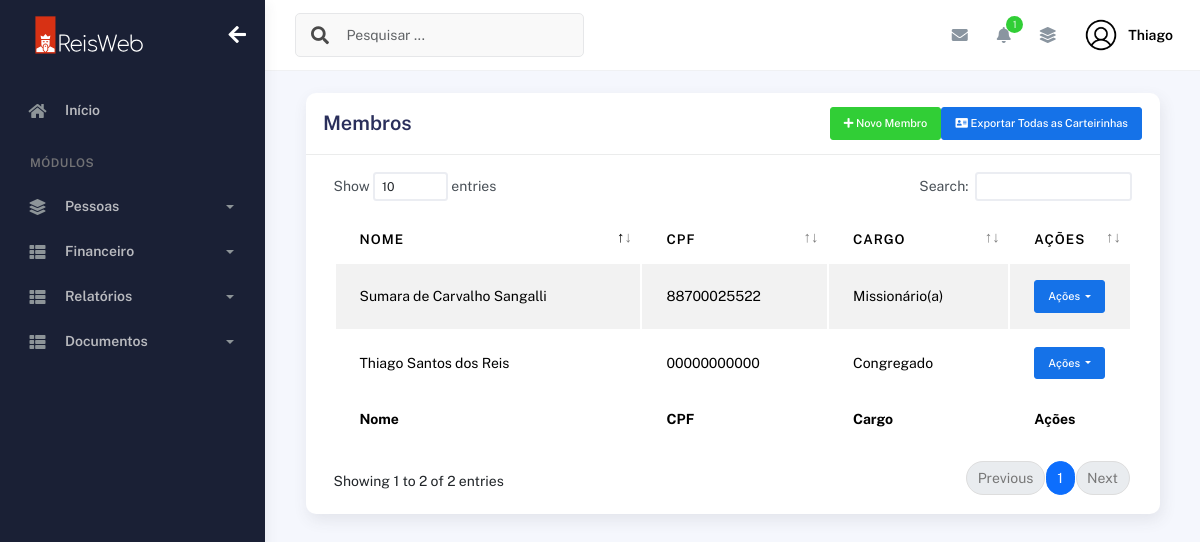
The app's page /index/membros/ (signed in), older data.
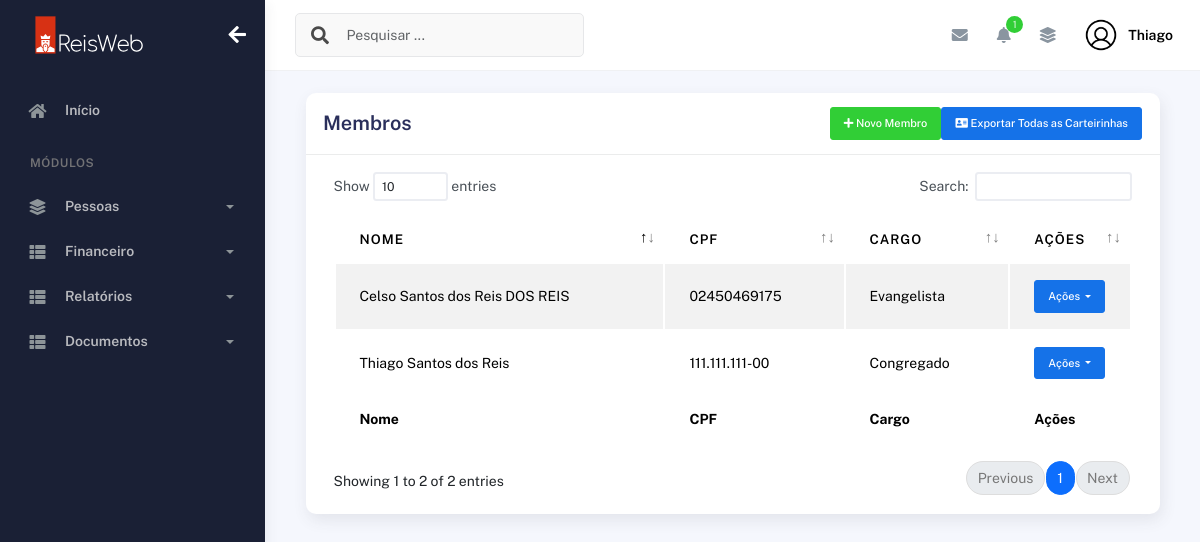
The same page, newer data.
### plataformaigreja/models.py (models this page shows, shortened)
class Membros(models.Model):
    choices_sexo = (('F', 'Feminino'),
                    ('M', 'Masculino'))
    choices_cargo = (('A', 'Auxiliar'),
                     ('C', 'Congregado'),
                     ('Cr', 'Crianças'),
                     ('Da', 'Diaconisa'),
                     ('D', 'Diácono'),
                     ('E', 'Evangelista'),
                     ('J', 'Jovem'),
                     ('Mb', 'Membro'),
                     ('Mi', 'Missionário(a)'),
                     ('Pr', 'Pastor'),
                     ('P', 'Presbítero'))
    nome = models.CharField(max_length=50)
    sexo = models.CharField(max_length=1, choices=choices_sexo)
    cpf = models.CharField(max_length=20, blank=True, null=True)
    email = models.EmailField(blank=True, null=True)
    telefone = models.CharField(max_length=19, blank=True, null=True)
    endereco = models.CharField(max_length=100, blank=True, null=True)
    foto = models.ImageField(upload_to="img_membros", null=True, blank=True)
    data_nascimento = models.DateField(null=True, blank=True)
    data_batismo = models.DateField(null=True, blank=True)
    cargo = models.CharField(max_length=2, choices=choices_cargo)
    pastor = models.ForeignKey(
        User,
        on_delete=models.CASCADE
    )

### plataformaigreja/views.py (the view, shortened to what this page needs)
# urls.py: path('membros/', views.membros, name='membros'),
@login_required(login_url='/usuarios/login')
def membros(request):
    if request.method == "GET":
        membros = Membros.objects.filter(pastor=request.user)
        return render(request, 'membros.html', {'membros': membros})

### plataformaigreja/templates/membros.html (shortened to what this page needs)
{% extends "bases/base_plataformaigreja.html" %}
{% load static %}
{% block 'conteudo' %}
  <div class="container">
    <div class="page-inner">
      <div class="col-md-12">
        <div class="card">
          <div class="card-header">
            <div class="d-flex align-items-center">
              <h4 class="card-title">Membros</h4>
                <button class="btn btn-success ms-auto btn-sm" data-bs-toggle="modal" data-bs-target="#addRowModal">
                  <i class="fa fa-plus"></i>
                  Novo Membro
                </button>
                <a href="{% url 'exportar_todas_carteirinhas' %}" class="btn btn-primary btn-sm"><i class="fas fa-address-card"></i> Exportar Todas as Carteirinhas</a>
            </div>
          </div>
        <div class="card-body">
                    <div class="table-responsive">
                      <table
                        id="add-row"
                        class="display table table-striped table-hover"
                      >
                        <thead>
                          <tr>
                            <th>Nome</th>
                            <th>CPF</th>
                            <th>CARGO</th>
                            <th style="width: 10%">Ações</th>
                          </tr>
                        </thead>
                        <tfoot>
                          <tr>
                            <th>Nome</th>
                            <th>CPF</th>
                            <th>Cargo</th>
                            <th>Ações</th>
                          </tr>
                        </tfoot>
                        <tbody>
                          {% for membro in membros %}
                            <tr>
                              <td>{{membro.nome}}</td>
                              <td>{{membro.cpf | default:"000.000.000-00"}}</td>
                              <td>
                                {% if membro.cargo == "Mb" %}
                                  Membro
                                {% elif membro.cargo == "A" %}
                                  Auxiliar
                                {% elif membro.cargo == "C" %}
                                  Congregado
                                {% elif membro.cargo == "Cr" %}
                                  Crianças
                                {% elif membro.cargo == "Da" %}
                                  Diaconisa
                                {% elif membro.cargo == "D" %}
                                  Diácono
                                {% elif membro.cargo == "E" %}
                                  Evangelista
                                {% elif membro.cargo == "J" %}
                                  Jovem
                                {% elif membro.cargo == "Mi" %}
                                  Missionário(a)
                                {% elif membro.cargo == "Pr" %}
                                  Pastor
                                {% elif membro.cargo == "P" %}
                                  Presbítero
                                {% endif %}
                              </td>
                              <td>
                                  <button id="btnGroupDrop1" type="button" class="btn btn-primary btn-sm dropdown-toggle" data-bs-toggle="dropdown" aria-expanded="false">
                                    Ações
                                  </button>
                              </td>
                            </tr>
                          {% endfor %}
                        </tbody>
                      </table>
                    </div>
                  </div>
                </div>
              </div>
            </div>
          </div>
        </div>
      </div>
    </div>
{% endblock %}

### templates/bases/base_plataformaigreja.html (shortened to what this page needs)
{% extends "bases/base.html" %}
{% load static %}

### templates/bases/base.html (shortened to what this page needs)
{% load static %}
<!DOCTYPE html>
<html lang="pt-BR">
  <head>
    <link href="{% static 'geral/assets/css/bootstrap.min.css' %}" rel="stylesheet">
    <link href="{% static 'geral/assets/css/plugins.min.css' %}" rel="stylesheet">
    <link href="{% static 'geral/assets/css/kaiadmin.min.css' %}" rel="stylesheet">
    <link href="{% static 'geral/assets/css/demo.css' %}" rel="stylesheet">
  </head>
  <body>
    <div class="wrapper">
      {% if user.is_authenticated %}
        <div class="sidebar" data-background-color="dark">
          <div class="sidebar-logo">
            <div class="logo-header" data-background-color="dark">
              <a href="{% url 'dashboard_igreja' %}" class="logo">
                <img
                  src="{% static 'geral/assets/img/kaiadmin/logorw.svg'%}"
                  alt="navbar brand"
                  class="navbar-brand"
                  height="40"
                />
              </a>
              <div class="nav-toggle">
                <button class="btn btn-toggle toggle-sidebar">
                  <i class="fas fa-arrow-left"></i>
                </button>
              </div>
            </div>
          </div>
          <div class="sidebar-wrapper scrollbar scrollbar-inner">
            <div class="sidebar-content">
              <ul class="nav nav-secondary">
                <li class="nav-item">
                  <a
                    href="{% url 'dashboard_igreja' %}"
                    aria-expanded="false"
                  >
                    <i class="fas fa-home"></i>
                    <p>Início</p>
                  </a>
                </li>
                <li class="nav-section">
                  <h4 class="text-section">Módulos</h4>
                </li>
                <li class="nav-item">
                  <a data-bs-toggle="collapse" href="#base">
                    <i class="fas fa-layer-group"></i>
                    <p>Pessoas</p>
                    <span class="caret"></span>
                  </a>
                </li>
                <li class="nav-item">
                  <a data-bs-toggle="collapse" href="#sidebarLayouts">
                    <i class="fas fa-th-list"></i>
                    <p>Financeiro</p>
                    <span class="caret"></span>
                  </a>
                </li>
                <li class="nav-item">
                  <a data-bs-toggle="collapse" href="#sidebarRelatorios">
                    <i class="fas fa-th-list"></i>
                    <p>Relatórios</p>
                    <span class="caret"></span>
                  </a>
                </li>
                <li class="nav-item">
                  <a data-bs-toggle="collapse" href="#sidebarDocumentos">
                    <i class="fas fa-th-list"></i>
                    <p>Documentos</p>
                    <span class="caret"></span>
                  </a>
                </li>
              </ul>
            </div>
          </div>
        </div>
        <div class="main-panel">
          <div class="main-header">
            <nav
              class="navbar navbar-header navbar-header-transparent navbar-expand-lg border-bottom"
            >
              <div class="container-fluid">
                <nav
                  class="navbar navbar-header-left navbar-expand-lg navbar-form nav-search p-0 d-none d-lg-flex"
                >
                  <div class="input-group">
                    <div class="input-group-prepend">
                      <button type="submit" class="btn btn-search pe-1">
                        <i class="fa fa-search search-icon"></i>
                      </button>
                    </div>
                    <input
                      type="text"
                      placeholder="Pesquisar ..."
                      class="form-control"
                    />
                  </div>
                </nav>
                <ul class="navbar-nav topbar-nav ms-md-auto align-items-center">
                  <li class="nav-item topbar-icon dropdown hidden-caret">
                    <a
                      class="nav-link dropdown-toggle"
                      href="#"
                      id="messageDropdown"
                      role="button"
                      data-bs-toggle="dropdown"
                      aria-haspopup="true"
                      aria-expanded="false"
                    >
                      <i class="fa fa-envelope"></i>
                    </a>
                  </li>
                  <li class="nav-item topbar-icon dropdown hidden-caret">
                    <a
                      class="nav-link dropdown-toggle"
                      href="#"
                      id="notifDropdown"
                      role="button"
                      data-bs-toggle="dropdown"
                      aria-haspopup="true"
                      aria-expanded="false"
                    >
                      <i class="fa fa-bell"></i>
                      <span class="notification">1</span>
                    </a>
                  </li>
                  <li class="nav-item topbar-icon dropdown hidden-caret">
                    <a
                      class="nav-link"
                      data-bs-toggle="dropdown"
                      href="#"
                      aria-expanded="false"
                    >
                      <i class="fas fa-layer-group"></i>
                    </a>
                  </li>
                  <li class="nav-item topbar-user dropdown hidden-caret">
                    <a
                      class="dropdown-toggle profile-pic"
                      data-bs-toggle="dropdown"
                      href="#"
                      aria-expanded="false"
                    >
                      <div class="avatar-sm">
                        <img
                          src="{% static 'geral/assets/img/profile.png'%}"
                          alt="..."
                          class="avatar-img rounded-circle"
                        />
                      </div>
                      <span class="profile-username">
                        <span class="fw-bold">{{ user.first_name }}</span>
                      </span>
                    </a>
                  </li>
                </ul>
              </div>
            </nav>
          </div>
          <div class="container">
            {% block 'conteudo' %}
            {% endblock %}
    {% endif %}
  </body>
</html>

Row changes from the older to the newer data that the page shows:
removed Membros: nome "Sumara de Carvalho Sangalli", cpf "88700025522", cargo "Missionário(a)"
changed Membros "Thiago Santos dos Reis": cpf "00000000000" → "111.111.111-00"
added Membros: nome "Celso Santos dos Reis DOS REIS", cpf "02450469175", cargo "Evangelista"
